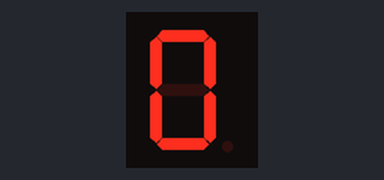
Recording of a sketch running on a simulated ESP32. Shown: 1-digit seven-segment display. Wiring (inferred from the names in the program): 1-digit 7-segment display, segments lit when HIGH: segments GPIO 2, GPIO 4, GPIO 5, GPIO 18, GPIO 19, GPIO 21, GPIO 22. The segment pins are drawn as the display they are named for.

Above: at 0.1 s.
At 1.1 s:
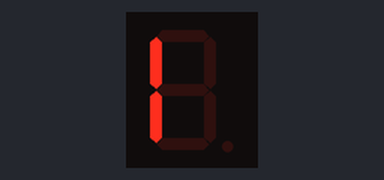
At 2.1 s:
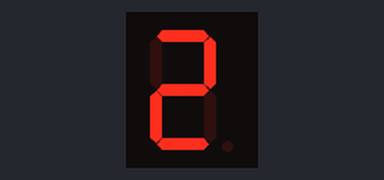
At 4.1 s:
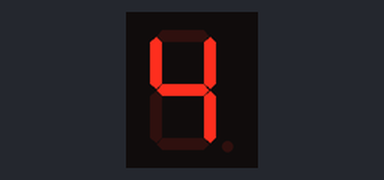
At 6.1 s:
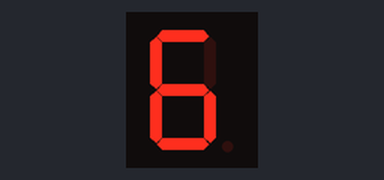
At 8.1 s:
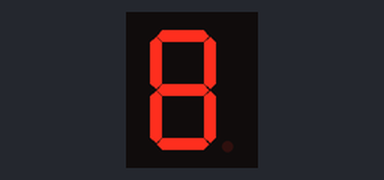

The sketch:

ESP32.ino
```cpp
#include <Arduino.h>

// Definir los pines para los segmentos del display de 7 segmentos
const int segmentos[] = {2, 4, 5, 18, 19, 21, 22}; // Ajusta los pines según tu configuración

void setup() {
  // Configurar los pines de los segmentos como salida
  for (int i = 0; i < 7; i++) {
    pinMode(segmentos[i], OUTPUT);
  }

  // Inicializar la comunicación serial
  Serial.begin(115200);
}

void loop() {
  for (int numero = 0; numero <= 8; numero++) {
    mostrarNumero(numero);
    delay(1000);
  }
}

void mostrarNumero(int numero) {
  // Definir patrones de segmentos para cada número
  const int patrones[9][8] = {
    {1, 1, 1, 1, 1, 1, 0}, // 0
    {0, 0, 0, 0, 1, 1, 0}, // 1
    {1, 1, 0, 1, 1, 0, 1}, // 2
    {1, 1, 1, 1, 0, 0, 1}, // 3
    {0, 1, 1, 0, 0, 1, 1}, // 4
    {1, 0, 1, 1, 0, 1, 1}, // 5
    {1, 0, 1, 1, 1, 1, 1}, // 6
    {1, 1, 1, 0, 0, 0, 0}, // 7
    {1, 1, 1, 1, 1, 1, 1}  // 8
  };

  // Activar los segmentos correspondientes al número actual
  for (int i = 0; i < 7; i++) {
    digitalWrite(segmentos[i], patrones[numero][i]);
  }
}
```

Measured:
- by itself, everything shown: repeats every 9.0 s, in 9 steps
- what the display in image 1 shows lasts 1.0 s, from 1.0 s to 2.0 s
